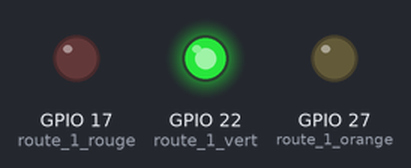
This program was run on a simulated Raspberry Pi (BCM pin numbers). On the bench: output pins drawn as LEDs (lit = HIGH).

Above: at 1.0 s.
At 2.2 s:
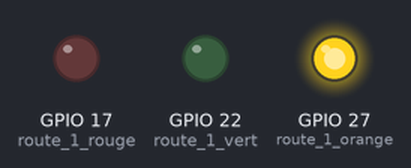
At 3.5 s:
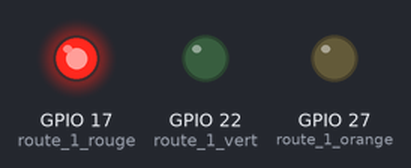
Timing chart, 0 to 5.9 s (numbered marks = the images above):
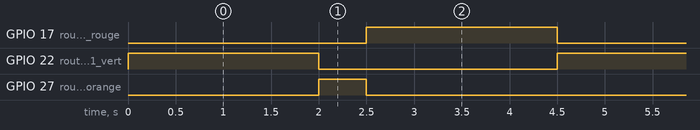

Measured:
- by itself, GPIO 17 (route_1_rouge), GPIO 22 (route_1_vert): alternates HIGH for 2.0 s and LOW for 2.5 s
- by itself, GPIO 27 (route_1_orange): alternates HIGH for 0.50 s and LOW for 4.0 s
- by itself, everything shown: repeats every 4.5 s, in 3 steps

The program:

1-feu_1_route.py
```python
#!/usr/bin/python
# coding: utf-8

import RPi.GPIO as GPIO  # Librairie de gestion des entrées/sorties du GPIOs
import time


# Définition des numéros de ports GPIOs
route_1_rouge = 17
route_1_orange = 27
route_1_vert  = 22

GPIO.cleanup()  # Initialisation du GPIOs
GPIO.setmode(GPIO.BCM)  # Choix du mode de numérotation des ports : identique aux inscriptions sur le Cobbler
# Configuration des ports en mode sortie
GPIO.setup(route_1_rouge, GPIO.OUT)
GPIO.setup(route_1_orange, GPIO.OUT)
GPIO.setup(route_1_vert, GPIO.OUT)

while True:
    GPIO.output(route_1_rouge, GPIO.LOW)  # eteindre led rouge
    GPIO.output(route_1_vert, GPIO.HIGH)  # allumer led verte
    time.sleep(2)  # attendre

    GPIO.output(route_1_vert, GPIO.LOW)  # eteindre led verte
    GPIO.output(route_1_orange, GPIO.HIGH)  # allumer led orange
    time.sleep(0.5)  # attendre

    GPIO.output(route_1_orange, GPIO.LOW)  # eteindre led orange
    GPIO.output(route_1_rouge, GPIO.HIGH)  # allumer led rouge
    time.sleep(2)  # attendre
```
